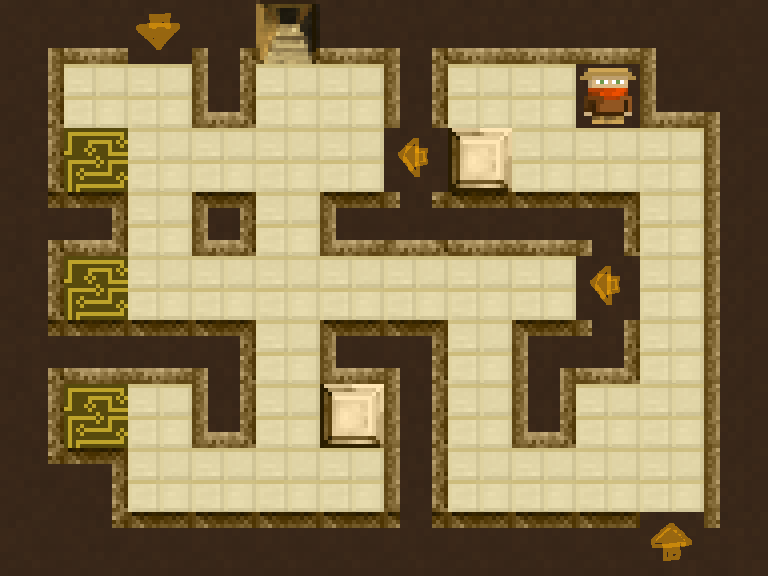

This is a level from a 2D game, rendered from its Tiled map with the project's own tilesets. A one-line summary and the map file follow, with tile-layer data summarised:
An orthogonal 12x9 tile map with 64x64 px tiles, 2 tile layers (Layout, Objects).

<map version="1.0" orientation="orthogonal" renderorder="left-up" width="12" height="9" tilewidth="64" tileheight="64">
 <tileset firstgid="1" name="tiles" tilewidth="64" tileheight="64">
  <image source="tiles.png" trans="ff00ff" width="512" height="512" />
  <terraintypes>
   <terrain name="New Terrain" tile="-1" />
  </terraintypes>
  <tile id="0">
   <properties>
    <property name="collisionGroup" value="1" />
   </properties>
  </tile>
  <tile id="1">
   <properties>
    <property name="collisionGroup" value="1" />
   </properties>
  </tile>
  <tile id="2">
   <properties>
    <property name="collisionGroup" value="1" />
   </properties>
  </tile>
  <tile id="3">
   <properties>
    <property name="collisionGroup" value="1" />
   </properties>
  </tile>
  <tile id="4">
   <properties>
    <property name="collisionGroup" value="1" />
   </properties>
  </tile>
  <tile id="5">
   <properties>
    <property name="collisionGroup" value="1" />
   </properties>
  </tile>
  <tile id="6">
   <properties>
    <property name="collisionGroup" value="1" />
   </properties>
  </tile>
  <tile id="7">
   <properties>
    <property name="collisionGroup" value="1" />
   </properties>
  </tile>
  <tile id="8">
   <properties>
    <property name="collisionGroup" value="1" />
   </properties>
  </tile>
  <tile id="9">
   <properties>
    <property name="collisionGroup" value="1" />
   </properties>
  </tile>
  <tile id="10">
   <properties>
    <property name="collisionGroup" value="1" />
   </properties>
  </tile>
  <tile id="11">
   <properties>
    <property name="collisionGroup" value="1" />
   </properties>
  </tile>
  <tile id="12">
   <properties>
    <property name="collisionGroup" value="1" />
   </properties>
  </tile>
  <tile id="13">
   <properties>
    <property name="collisionGroup" value="1" />
   </properties>
  </tile>
  <tile id="14">
   <properties>
    <property name="collisionGroup" value="1" />
   </properties>
  </tile>
  <tile id="15">
   <properties>
    <property name="collisionGroup" value="1" />
   </properties>
  </tile>
  <tile id="16">
   <properties>
    <property name="collisionGroup" value="1" />
   </properties>
  </tile>
  <tile id="17">
   <properties>
    <property name="collisionGroup" value="1" />
   </properties>
  </tile>
  <tile id="18">
   <properties>
    <property name="collisionGroup" value="1" />
   </properties>
  </tile>
  <tile id="19">
   <properties>
    <property name="collisionGroup" value="1" />
   </properties>
  </tile>
  <tile id="20">
   <properties>
    <property name="collisionGroup" value="1" />
   </properties>
  </tile>
  <tile id="21">
   <properties>
    <property name="collisionGroup" value="1" />
   </properties>
  </tile>
  <tile id="22">
   <properties>
    <property name="collisionGroup" value="1" />
   </properties>
  </tile>
  <tile id="23">
   <properties>
    <property name="collisionGroup" value="1" />
   </properties>
  </tile>
  <tile id="24">
   <properties>
    <property name="collisionGroup" value="1" />
   </properties>
  </tile>
  <tile id="25">
   <properties>
    <property name="collisionGroup" value="1" />
   </properties>
  </tile>
  <tile id="26">
   <properties>
    <property name="collisionGroup" value="1" />
   </properties>
  </tile>
  <tile id="27">
   <properties>
    <property name="collisionGroup" value="1" />
   </properties>
  </tile>
  <tile id="28">
   <properties>
    <property name="collisionGroup" value="1" />
   </properties>
  </tile>
  <tile id="29">
   <properties>
    <property name="collisionGroup" value="1" />
   </properties>
  </tile>
  <tile id="30">
   <properties>
    <property name="collisionGroup" value="1" />
   </properties>
  </tile>
  <tile id="31">
   <properties>
    <property name="collisionGroup" value="1" />
   </properties>
  </tile>
  <tile id="32">
   <properties>
    <property name="collisionGroup" value="1" />
   </properties>
  </tile>
  <tile id="33">
   <properties>
    <property name="collisionGroup" value="1" />
   </properties>
  </tile>
  <tile id="34">
   <properties>
    <property name="collisionGroup" value="1" />
   </properties>
  </tile>
  <tile id="35">
   <properties>
    <property name="collisionGroup" value="1" />
   </properties>
  </tile>
  <tile id="36">
   <properties>
    <property name="collisionGroup" value="0" />
   </properties>
  </tile>
  <tile id="40">
   <properties>
    <property name="collisionGroup" value="1" />
   </properties>
  </tile>
  <tile id="41">
   <properties>
    <property name="collisionGroup" value="1" />
   </properties>
  </tile>
  <tile id="42">
   <properties>
    <property name="collisionGroup" value="1" />
   </properties>
  </tile>
  <tile id="43">
   <properties>
    <property name="collisionGroup" value="1" />
   </properties>
  </tile>
  <tile id="44">
   <properties>
    <property name="collisionGroup" value="2" />
    <property name="type" value="Exit" />
   </properties>
  </tile>
  <tile id="45">
   <properties>
    <property name="direction" value="L" />
    <property name="type" value="Bow" />
   </properties>
  </tile>
  <tile id="46">
   <properties>
    <property name="direction" value="R" />
    <property name="type" value="Bow" />
   </properties>
  </tile>
  <tile id="47">
   <properties>
    <property name="direction" value="U" />
    <property name="type" value="Bow" />
   </properties>
  </tile>
  <tile id="48">
   <properties>
    <property name="collisionGroup" value="1" />
   </properties>
  </tile>
  <tile id="49">
   <properties>
    <property name="collisionGroup" value="1" />
   </properties>
  </tile>
  <tile id="50">
   <properties>
    <property name="collisionGroup" value="1" />
   </properties>
  </tile>
  <tile id="51">
   <properties>
    <property name="collisionGroup" value="1" />
   </properties>
  </tile>
  <tile id="52">
   <properties>
    <property name="collisionGroup" value="2" />
    <property name="type" value="Exit" />
   </properties>
  </tile>
  <tile id="53">
   <properties>
    <property name="collisionGroup" value="2" />
    <property name="type" value="Exit" />
   </properties>
  </tile>
  <tile id="54">
   <properties>
    <property name="collisionGroup" value="2" />
    <property name="type" value="Exit" />
   </properties>
  </tile>
  <tile id="55">
   <properties>
    <property name="direction" value="B" />
    <property name="type" value="Bow" />
   </properties>
  </tile>
  <tile id="56">
   <properties>
    <property name="collisionGroup" value="1" />
   </properties>
  </tile>
  <tile id="57">
   <properties>
    <property name="collisionGroup" value="1" />
   </properties>
  </tile>
  <tile id="60">
   <properties>
    <property name="type" value="Hero" />
   </properties>
  </tile>
  <tile id="61">
   <properties>
    <property name="type" value="Rock" />
   </properties>
  </tile>
  <tile id="62">
   <properties>
    <property name="type" value="Block" />
   </properties>
  </tile>
  <tile id="63">
   <properties>
    <property name="type" value="Techcard" />
   </properties>
  </tile>
 </tileset>
 <layer name="Layout" width="12" height="9">
  <data>[108 cells, 108 non-empty, 26 distinct tile ids]</data>
 </layer>
 <layer name="Objects" width="12" height="9">
  <data>[108 cells, 11 non-empty, 7 distinct tile ids]</data>
 </layer>
</map>
